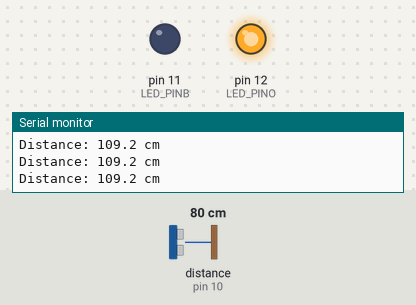
This sketch was run on a simulated Arduino Uno, built with avr-gcc and run on an emulated ATmega328P. Parts: output pins drawn as LEDs (lit = HIGH), the last lines printed to the serial monitor. Wiring (inferred from the names in the program): ultrasonic range finder: trigger pin 9; echo pin 10. Inputs (shaded band) come from the test bench; at power-on: distance to the obstacle (sensor on pin 10) 80 cm. The echo pulse lasts 58.3 µs per cm; pins used as bus, display or sensor lines are not drawn.

Above: at 1.2 s.
1.3 s: distance to the obstacle (sensor on pin 10) set to 16 cm
2.8 s: distance to the obstacle (sensor on pin 10) set to 12 cm
At 4.1 s:
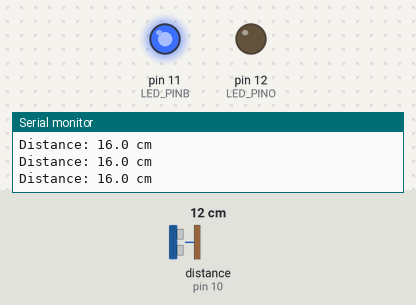
4.4 s: distance to the obstacle (sensor on pin 10) set to 35 cm
At 5.0 s:
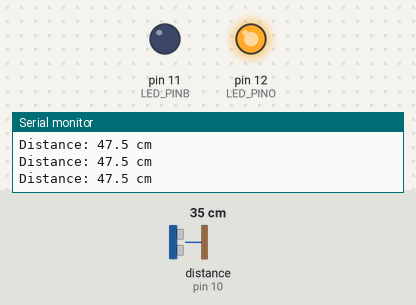
5.9 s: distance to the obstacle (sensor on pin 10) set to 4 cm
At 6.5 s:
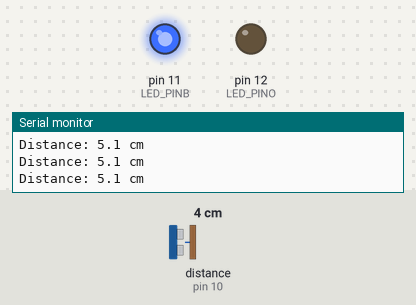
Timing chart, 0 to 8.4 s (numbered marks = the images above; inputs shaded):
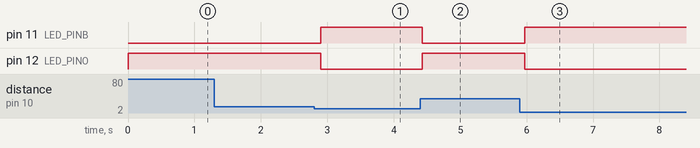

Measured:
- the behaviour switches between 15 and 14 cm on distance to the obstacle (sensor on pin 10) (found by bisection; images 0 and 1)
- after the input at 2.8 s, pin 11 (LED_PINB): LOW → HIGH after 0.10 s; pin 12 (LED_PINO): HIGH → LOW after 0.10 s
- after the input at 4.4 s, pin 11 (LED_PINB): HIGH → LOW at once; pin 12 (LED_PINO): LOW → HIGH at once
- after the input at 5.9 s, pin 11 (LED_PINB): LOW → HIGH after 0.07 s; pin 12 (LED_PINO): HIGH → LOW after 0.07 s

The sketch:

Ultrasonic20cm.ino
```cpp
/*
Ultrasonic sensor
LED Turns on when object is less than 20 cm away from sensor
*/


const int TRIG_PIN = 9;
const int ECHO_PIN = 10;
const int LED_PINB  = 11;  // Any digital pin
const int LED_PINO  = 12;  // Any digital pin

const int THRESHOLD = 20;  // LED turns ON when closer than 20cm

void setup() {
  Serial.begin(9600);
  pinMode(TRIG_PIN, OUTPUT);
  pinMode(ECHO_PIN, INPUT);
  pinMode(LED_PINB, OUTPUT);
  pinMode(LED_PINO, OUTPUT);

}

void loop() {
  float distance = getDistance();

  if (distance < THRESHOLD) {
    digitalWrite(LED_PINB, HIGH);  // Object detected — LED ON
    digitalWrite(LED_PINO, LOW);
  } else {
    digitalWrite(LED_PINB, LOW);
    digitalWrite(LED_PINO, HIGH);
  }

  Serial.print("Distance: ");
  Serial.print(distance, 1);
  Serial.println(" cm");

  delay(100);
}

float getDistance() {
  digitalWrite(TRIG_PIN, LOW);
  delayMicroseconds(2);
  digitalWrite(TRIG_PIN, HIGH);
  delayMicroseconds(10);
  digitalWrite(TRIG_PIN, LOW);
  long duration = pulseIn(ECHO_PIN, HIGH);
  return duration * 0.0470 / 2.0;
}
```
